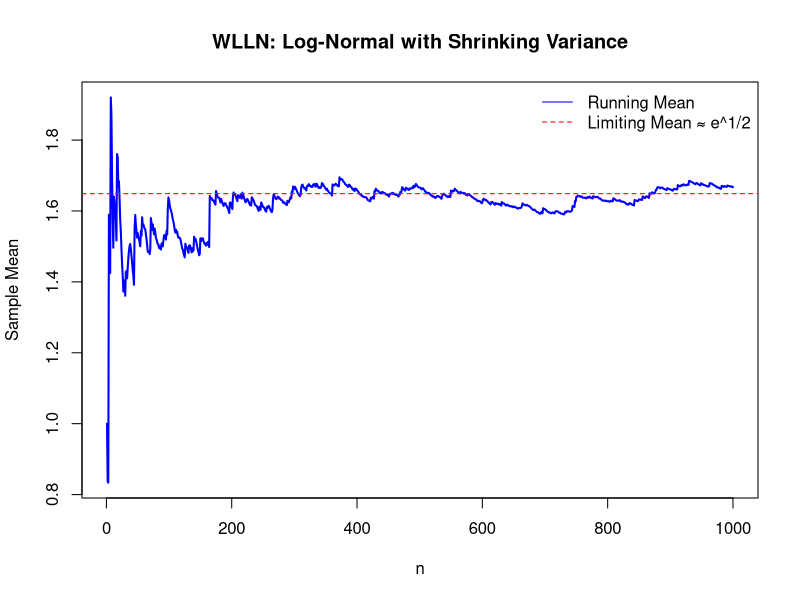

The R source for this figure:
set.seed(123)
n <- 1000
X <- numeric(n)

# Generate independent Log-Normal RVs with shrinking variance
for (i in 1:n) {
  mu <- 0
  sigma <-  sqrt(1-1/i)
  X[i] <- rlnorm(1, meanlog = mu, sdlog = sigma)
}

# Running mean
running_mean <- cumsum(X) / (1:n)

# Plot
plot(1:n, running_mean, type = "l", col = "blue", lwd = 2,
     main = "WLLN: Log-Normal with Shrinking Variance",
     xlab = "n", ylab = "Sample Mean")
abline(h = exp(0.5), col = "red", lty = 2)  # Limiting mean
legend("topright", legend = c("Running Mean", "Limiting Mean ≈ e^1/2"),
       col = c("blue", "red"), lty = c(1, 2), bty = "n")




